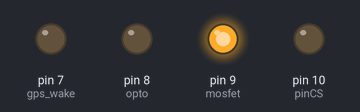
Bench run of a sketch on a simulated Arduino Uno, built with avr-gcc and run on an emulated ATmega328P. Parts: output pins drawn as LEDs (lit = HIGH). What the sketch prints to the serial monitor is not drawn.

Above: at 2.5 s.
At 7.5 s:
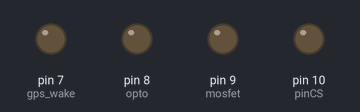
Timing chart, 0 to 13.0 s (numbered marks = the images above):
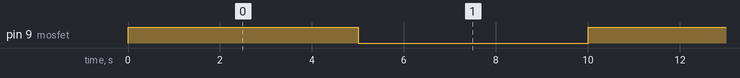

Measured:
- by itself, pin 9 (mosfet): alternates HIGH for 5.0 s and LOW for 5.0 s

The sketch:

DCPartTest.ino
```cpp
#include <SoftwareSerial.h>
#include <Timezone.h>
#include <TimeLib.h>
#include <SD.h>
#include <SPI.h>

// Instance declaration.
SoftwareSerial ss(2, 3);
TimeChangeRule usAKDT = {"AKDT", Second, Sun, Mar, 2, -480};  // UTC - 8 hours
TimeChangeRule usAKST = {"AKST", First, Sun, Nov, 2, -540};   //UTC - 9 hours
Timezone usAlaska(usAKDT, usAKST);
File myFile;


// Variable declaration.
// int time_span = 6;
// Pin assignment.
int gps_wake = 7;
// GPS variables.
int calibrate_time = true;
// Time zone
time_t alaska, utc;
int recalibrate_hr = 10;
int recalibrate_min = 0;
int recalibrate_sec1 = 10;
int recalibrate_sec2 = 30;
int hr_shot1 = 10;   // These three shot hours have to be arranged chronically.
int hr_shot2 = 12;
int hr_shot3 = 14;
long hour_till, minute_till, second_till;
// SD card.
int pinCS = 10;
int seq_int;
// Camera.
int opto = 8;
int mosfet = 9;
unsigned long cmra_ready_time = 5000; // 5000 milliseconds.
unsigned long phto_saved_time = 10000;  // 10000 milliseconds.


void setup()
{
  Serial.begin(9600);
  ss.begin(9600);

  // Pin assignment.
  pinMode(gps_wake, OUTPUT);
  pinMode(pinCS, OUTPUT);
  // Both opto and mosfet are set to OUTPUT. It is because we are sending pulses to the optocoupler and the mosfet.
  pinMode(opto, OUTPUT);
  pinMode(mosfet, OUTPUT);

}


void loop()
{

  // Take a picture!
  // We send a HIGH pulse to mosfet to turn the camera on. We wait 5 seconds until the camera is fully ready,
  // and then we take a picture.
  digitalWrite(mosfet, HIGH);
  Serial.println("Mosfet!");
  delay(5000);
  digitalWrite(mosfet, LOW);
  delay(5000);
}
```
